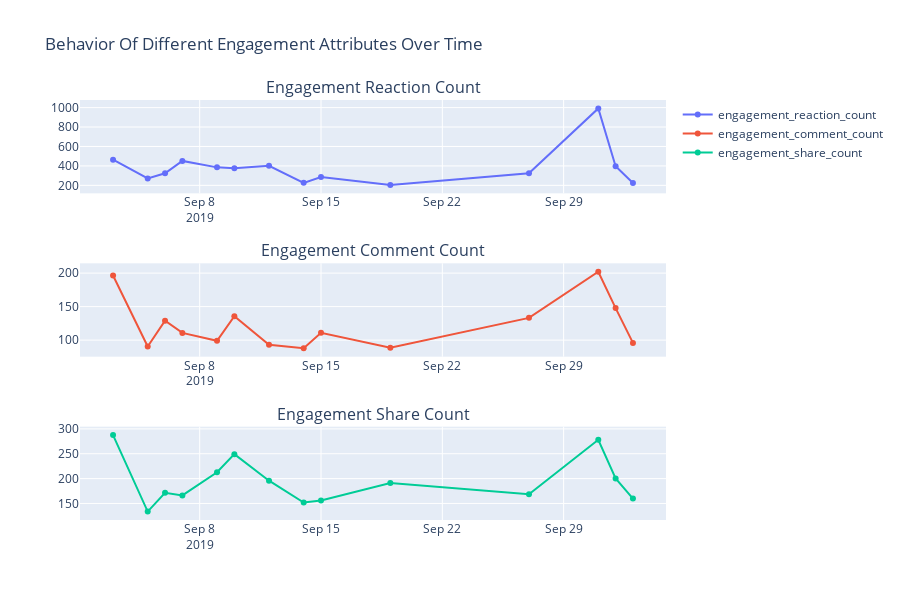

This figure's notebook cell:
### Markdown cell above
Engagement count is compared for reaction, share and comment for each day of week

### Code cell
# This function is from the following website: https://www.kaggle.com/code/thomaskonstantin/exploring-and-modeling-internet-news-data/notebook

fig = make_subplots(rows=3, cols=1, subplot_titles=('Engagement Reaction Count','Engagement Comment Count','Engagement Share Count'))

b_date_mean = df.copy()
b_date_mean.published_at = pd.to_datetime(b_date_mean.published_at).dt.normalize()
b_date_mean = b_date_mean.groupby(by='published_at').mean().reset_index()

fig.add_trace(
go.Scatter(x=b_date_mean.published_at, y=b_date_mean.engagement_reaction_count,name='engagement_reaction_count'),
row=1, col=1)

fig.add_trace(
go.Scatter(x=b_date_mean.published_at, y=b_date_mean.engagement_comment_count,name='engagement_comment_count'),
row=2, col=1)

fig.add_trace(
go.Scatter(x=b_date_mean.published_at, y=b_date_mean.engagement_share_count,name='engagement_share_count'),
row=3, col=1)

fig.update_layout(height=600, width=900, title_text="Behavior Of Different Engagement Attributes Over Time")
fig.show()

### Figure 1 — Plotly figure (JSON) as saved in the notebook; plotly's stock layout.template omitted (floating-point values rounded to 4 significant figures)
{"data": [{"name": "engagement_reaction_count", "type": "scatter", "x": ["2019-09-03T00:00:00+00:00", "2019-09-05T00:00:00+00:00", "2019-09-06T00:00:00+00:00", "2019-09-07T00:00:00+00:00", "2019-09-09T00:00:00+00:00", "2019-09-10T00:00:00+00:00", "2019-09-12T00:00:00+00:00", "2019-09-14T00:00:00+00:00", "2019-09-15T00:00:00+00:00", "2019-09-19T00:00:00+00:00", "2019-09-27T00:00:00+00:00", "2019-10-01T00:00:00+00:00", "2019-10-02T00:00:00+00:00", "2019-10-03T00:00:00+00:00"], "xaxis": "x", "y": [464.4, 271.1, 324.8, 451.5, 385.0, 375.1, 401.0, 225.9, 284.9, 204.5, 325.1, 991.7, 397.1, 223.8], "yaxis": "y"}, {"name": "engagement_comment_count", "type": "scatter", "x": ["2019-09-03T00:00:00+00:00", "2019-09-05T00:00:00+00:00", "2019-09-06T00:00:00+00:00", "2019-09-07T00:00:00+00:00", "2019-09-09T00:00:00+00:00", "2019-09-10T00:00:00+00:00", "2019-09-12T00:00:00+00:00", "2019-09-14T00:00:00+00:00", "2019-09-15T00:00:00+00:00", "2019-09-19T00:00:00+00:00", "2019-09-27T00:00:00+00:00", "2019-10-01T00:00:00+00:00", "2019-10-02T00:00:00+00:00", "2019-10-03T00:00:00+00:00"], "xaxis": "x2", "y": [196.5, 90.54, 129.1, 110.8, 99.05, 135.7, 93.18, 87.86, 110.9, 88.64, 133.2, 202.0, 147.8, 95.87], "yaxis": "y2"}, {"name": "engagement_share_count", "type": "scatter", "x": ["2019-09-03T00:00:00+00:00", "2019-09-05T00:00:00+00:00", "2019-09-06T00:00:00+00:00", "2019-09-07T00:00:00+00:00", "2019-09-09T00:00:00+00:00", "2019-09-10T00:00:00+00:00", "2019-09-12T00:00:00+00:00", "2019-09-14T00:00:00+00:00", "2019-09-15T00:00:00+00:00", "2019-09-19T00:00:00+00:00", "2019-09-27T00:00:00+00:00", "2019-10-01T00:00:00+00:00", "2019-10-02T00:00:00+00:00", "2019-10-03T00:00:00+00:00"], "xaxis": "x3", "y": [287.5, 133.7, 171.4, 166.2, 212.6, 249.2, 195.7, 151.9, 156.0, 191.3, 168.4, 278.1, 200.2, 159.9], "yaxis": "y3"}], "layout": {"annotations": [{"font": {"size": 16}, "showarrow": false, "text": "Engagement Reaction Count", "x": 0.5, "xanchor": "center", "xref": "paper", "y": 1, "yanchor": "bottom", "yref": "paper"}, {"font": {"size": 16}, "showarrow": false, "text": "Engagement Comment Count", "x": 0.5, "xanchor": "center", "xref": "paper", "y": 0.6111, "yanchor": "bottom", "yref": "paper"}, {"font": {"size": 16}, "showarrow": false, "text": "Engagement Share Count", "x": 0.5, "xanchor": "center", "xref": "paper", "y": 0.2222, "yanchor": "bottom", "yref": "paper"}], "height": 600, "title": {"text": "Behavior Of Different Engagement Attributes Over Time"}, "width": 900, "xaxis": {"anchor": "y", "domain": [0, 1]}, "xaxis2": {"anchor": "y2", "domain": [0, 1]}, "xaxis3": {"anchor": "y3", "domain": [0, 1]}, "yaxis": {"anchor": "x", "domain": [0.7778, 1]}, "yaxis2": {"anchor": "x2", "domain": [0.3889, 0.6111]}, "yaxis3": {"anchor": "x3", "domain": [0, 0.2222]}}}
